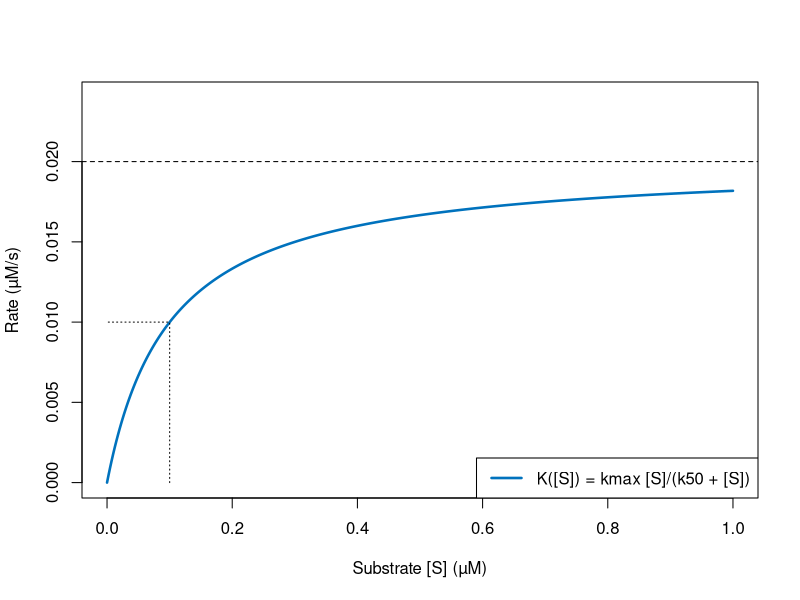

Here is the R script that generated this plot:
# Fig. 4.14: Michaelis-Menten rate (book, Section 4.3, Eq. 4.14)
# K([S]) = kmax [S]/(k50 + [S]) with kmax = k3 [E]tot = 0.02 µM/s and k50 = (k2 + k3)/k1 ≈ 0.1 µM
# (c) 2026 Philipp Kügler · Program for the book "Dynamical Systems in the Life Sciences" · MIT License (see LICENSE)
k1 <- 1; k2 <- 1e-4; k3 <- 0.1; Etot <- 0.2
kmax <- k3 * Etot; k50 <- (k2 + k3) / k1
cat(sprintf("kmax = %g µM/s,  k50 = %.4f µM\n", kmax, k50))
S <- seq(0, 1, length.out = 400)
plot(S, kmax * S / (k50 + S), type = "l", col = rgb(0, 0.447, 0.741), lwd = 2.5, ylim = c(0, 0.024), xlab = "Substrate [S] (µM)", ylab = "Rate (µM/s)")
abline(h = kmax, lty = 2); lines(c(k50, k50, 0), c(0, kmax / 2, kmax / 2), lty = 3)
legend("bottomright", legend = "K([S]) = kmax [S]/(k50 + [S])", col = rgb(0, 0.447, 0.741), lwd = 2.5)
